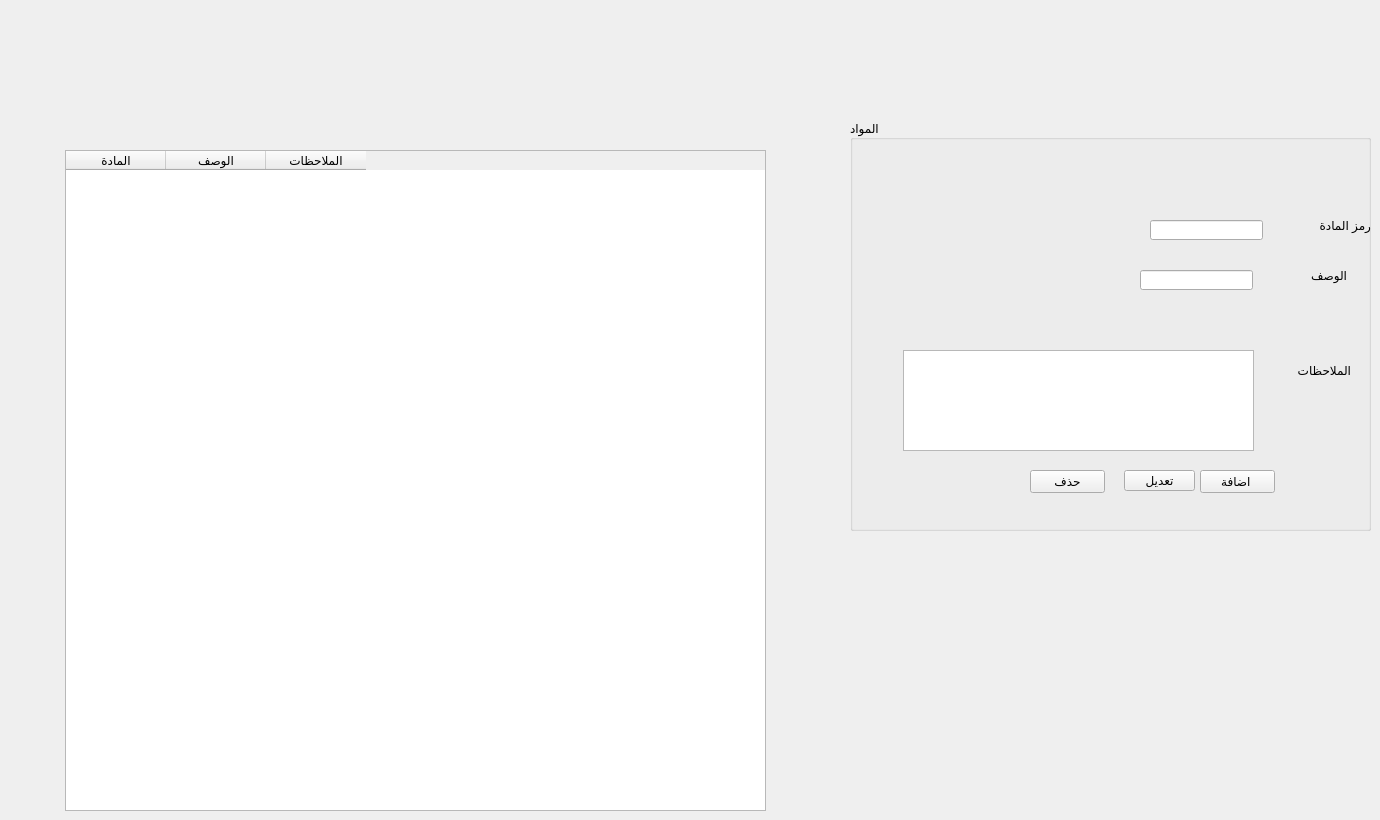
    <widget class="QWidget" name="tab_3">
     <attribute name="title">
      <string>مواد</string>
     </attribute>
     <widget class="QGroupBox" name="groupBox_6">
      <property name="geometry">
       <rect>
        <x>850</x>
        <y>120</y>
        <width>521</width>
        <height>411</height>
       </rect>
      </property>
      <property name="title">
       <string>المواد</string>
      </property>
      <widget class="QLabel" name="label_29">
       <property name="geometry">
        <rect>
         <x>420</x>
         <y>80</y>
         <width>101</width>
         <height>51</height>
        </rect>
       </property>
       <property name="text">
        <string>رمز المادة</string>
       </property>
      </widget>
      <widget class="QLabel" name="label_30">
       <property name="geometry">
        <rect>
         <x>450</x>
         <y>130</y>
         <width>47</width>
         <height>51</height>
        </rect>
       </property>
       <property name="text">
        <string>الوصف</string>
       </property>
      </widget>
      <widget class="QPushButton" name="pushButton_20">
       <property name="geometry">
        <rect>
         <x>350</x>
         <y>350</y>
         <width>75</width>
         <height>23</height>
        </rect>
       </property>
       <property name="text">
        <string>اضافة </string>
       </property>
      </widget>
      <widget class="QPushButton" name="pushButton_21">
       <property name="geometry">
        <rect>
         <x>180</x>
         <y>350</y>
         <width>75</width>
         <height>23</height>
        </rect>
       </property>
       <property name="text">
        <string>حذف</string>
       </property>
      </widget>
      <widget class="QPushButton" name="pushButton_19">
       <property name="geometry">
        <rect>
         <x>274</x>
         <y>350</y>
         <width>71</width>
         <height>21</height>
        </rect>
       </property>
       <property name="text">
        <string>تعديل</string>
       </property>
      </widget>
      <widget class="QLineEdit" name="lineEdit_21">
       <property name="geometry">
        <rect>
         <x>300</x>
         <y>100</y>
         <width>113</width>
         <height>20</height>
        </rect>
       </property>
      </widget>
      <widget class="QLineEdit" name="lineEdit_52">
       <property name="geometry">
        <rect>
         <x>290</x>
         <y>150</y>
         <width>113</width>
         <height>20</height>
        </rect>
       </property>
      </widget>
      <widget class="QTextEdit" name="textEdit_5">
       <property name="geometry">
        <rect>
         <x>53</x>
         <y>230</y>
         <width>351</width>
         <height>101</height>
        </rect>
       </property>
      </widget>
      <widget class="QLabel" name="label_8">
       <property name="geometry">
        <rect>
         <x>410</x>
         <y>240</y>
         <width>91</width>
         <height>20</height>
        </rect>
       </property>
       <property name="text">
        <string>الملاحظات</string>
       </property>
      </widget>
     </widget>
     <widget class="QTableWidget" name="tableWidget_5">
      <property name="geometry">
       <rect>
        <x>65</x>
        <y>150</y>
        <width>701</width>
        <height>661</height>
       </rect>
      </property>
      <column>
       <property name="text">
        <string>المادة</string>
       </property>
      </column>
      <column>
       <property name="text">
        <string>الوصف</string>
       </property>
      </column>
      <column>
       <property name="text">
        <string>الملاحظات</string>
       </property>
      </column>
     </widget>
    </widget>
